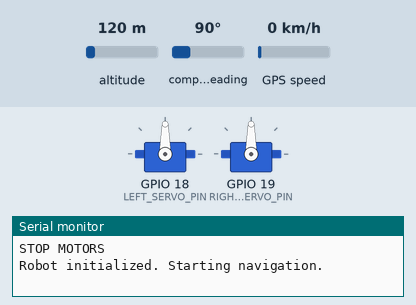
Bench run of a sketch on a simulated ESP32. On the bench: 2 × servo, the last lines printed to the serial monitor. The test bench sets the inputs (shaded band); at power-on: compass heading 90°, altitude 120 m, GPS speed 0 km/h. The GPS gets a fix after 3 s at 37.7749, -122.4194 with 8 satellites.

Above: at 1.2 s.
1.3 s: compass heading set to 72°
At 3.9 s:
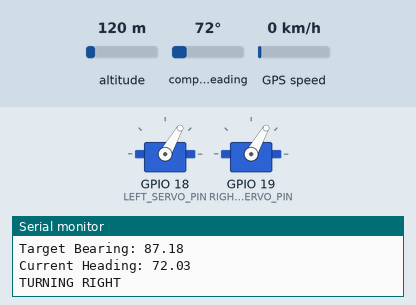
4.5 s: compass heading set to 90°
At 5.5 s:
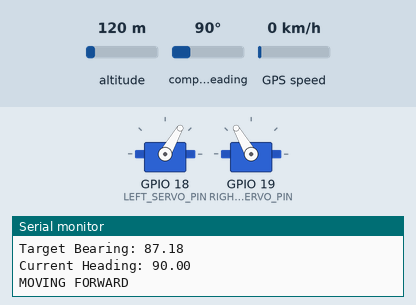
6.5 s: compass heading set to 104°
At 8.2 s:
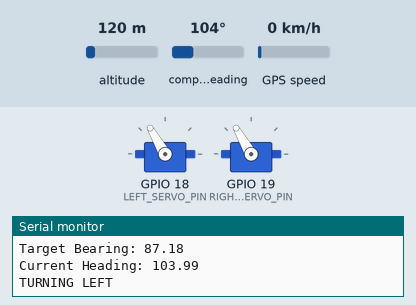
8.5 s: compass heading set to 7°
At 9.8 s:
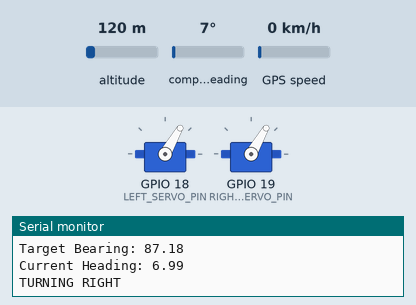
10.5 s: compass heading set to 180°
At 11.3 s:
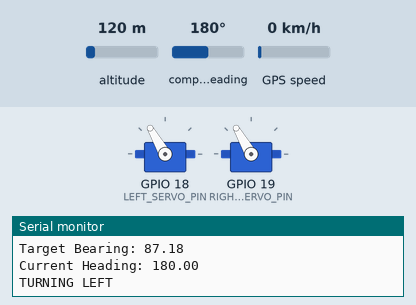
Timing chart, 0 to 13.5 s (numbered marks = the images above; inputs shaded):
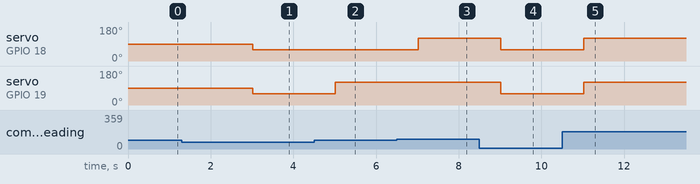

The sketch:

tbne_GPS_autopilot.ino
```cpp
// LIBRARIES ---------------------------------------------------------------------
#include <Wire.h>                                                                 // I2C library
#include <Adafruit_HMC5883_U.h>                                                   // Compass library
#include <TinyGPS++.h>                                                            // Neo6M GPS library
#include <SoftwareSerial.h>                                                       // UART library
#include <ESP32Servo.h>                                                           // Servo library
#include "macros.h"

// GPS and Compass ---------------------------------------------------------------
Adafruit_HMC5883_Unified compass = Adafruit_HMC5883_Unified(12345);               // I2C compass object init
TinyGPSPlus gps;                                                                  // GPS init
HardwareSerial gpsSerial(1);                                                      // GPS UART init

// Servo definitions -------------------------------------------------------------
Servo leftServo;
Servo rightServo;

// Checkpoints -------------------------------------------------------------------
const double checkpoints[][2] = {
    {43.527208, -5.632747},
    {43.526658, -5.631508},
    {43.525135, -5.632324},
    {43.525510, -5.630115},
    {43.527104, -5.630602},
    {43.527208, -5.632747}
};                                                                                // Only the "j" dimension is limited as coordinates are always two-size. However, the number of checkpoints can be modified

const int totalCheckpoints = sizeof(checkpoints) / sizeof(checkpoints[0]);        // Autoadjastable checkpoint number the first 'sizeof' is the total amount of elements while the second is always 16 bytes, as it is the amount of elements to define a coordinate
int currentCheckpoint = 0;                                                        // Checkpoint controller

// Function prototypes -----------------------------------------------------------
void controlMotion(uint8_t leftWheel, uint8_t rightWheel, const String& motionMessage);
double calculateBearing(double lat1, double lon1, double lat2, double lon2);
float distanceTo(double lat1, double lon1, double lat2, double lon2);

// ===============================================================================
// SETUP
// ===============================================================================
void setup() {
  // Initialize serial monitor ---------------------------------------------------
  if(SERIAL_ENABLE){
    Serial.begin(115200);
  }

  // Initialize GPS --------------------------------------------------------------
    SerialGPS.begin(GPS_BAUD_RATE, SERIAL_8N1, GPS_RX_PIN, GPS_TX_PIN);           // Inicializacion de la comunicacion por serial para el GPS

  // Initialize compass ----------------------------------------------------------
  Wire.begin(SDA_EXT, SCL_EXT);
  if (!compass.begin()) {
    Serial.println("Compass not detected!");
    while (1);
  }

  // Initialize servos -----------------------------------------------------------
  leftServo.attach(LEFT_SERVO_PIN);
  rightServo.attach(RIGHT_SERVO_PIN);
  controlMotion(90, 90, "STOP MOTORS");

  Serial.println("Robot initialized. Starting navigation.");
}
// SETUP END =====================================================================

// ===============================================================================
// LOOP
// ===============================================================================
void loop() {
  // Read GPS data
  while (SerialGPS.available() > 0) {
    gps.encode(SerialGPS.read());
  }

  // If valid GPS data is available
  if (gps.location.isUpdated()) {
    double currentLat = gps.location.lat();
    double currentLng = gps.location.lng();
    double targetLat = checkpoints[currentCheckpoint][0];
    double targetLng = checkpoints[currentCheckpoint][1];

    Serial.print("Current Location: ");
    Serial.print(currentLat, 6);
    Serial.print(", ");
    Serial.println(currentLng, 6);

    // Calculate bearing to target
    double targetBearing = calculateBearing(currentLat, currentLng, targetLat, targetLng);

    // Get current heading from compass
    sensors_event_t event;                                                        // "event" data structure defined in the compass library
    compass.getEvent(&event);                                                     // Reads data in micro Teslas from the compass and stores it in 'event'
    double currentHeading = atan2(event.magnetic.y, event.magnetic.x) * 180 / PI; // Computation of the heading angle in degrees between positive x-axis and the point (x, y) -> arctan(x / y) * (180 / pi)
    if(currentHeading < 0) currentHeading += 360;                                 // When the angle is negative (arctan returns values between [-180, 180]), just convert it to its equivalent in the range [0, 360]

    Serial.print("Target Bearing: ");
    Serial.println(targetBearing);                                                // Next checkpoint orientation angle
    Serial.print("Current Heading: ");
    Serial.println(currentHeading);                                               // Current orientation angle

    // Adjust direction ----------------------------------------------------------
    double bearingDifference = targetBearing - currentHeading;                    // Bearing difference is the substraction of the target orientation and the current one
    if(bearingDifference > 180) bearingDifference -= 360;                         // Bearings must be in the [-180, 180] degree range, so if it exceeds 180º, it must be replaced by its equivalent negative counterpart in the valid range
    if(bearingDifference < -180) bearingDifference += 360;                        // Same for those bearings exceeding -180

    if(abs(bearingDifference) > 10){                                              // If the bearing difference is significant (10 degrees or more in any orientation)
      if(bearingDifference > 0){                                                  // If the bearing difference is positive, turn to the opposite direction, RIGHT
        controlMotion(60, 60, "TURNING RIGHT");
      }else{                                                                      // Do the same if the difference is negative
        controlMotion(120, 120, "TURNING LEFT");
      }
    }else{                                                                        // If not, no correction is needed, so move towards the next checkpoint
      controlMotion(60, 120, "MOVING FORWARD");
    }

    // Check if close to the target checkpoint -----------------------------------
    if(distanceTo(currentLat, currentLng, targetLat, targetLng) < 5.0){           // If the robot is 5 meters or less close to the checkpoint, it is considered to be there
      Serial.println("Checkpoint reached.");
      controlMotion(90, 90, "STOP MOTORS");                                       // The robot stops for a second
      delay(1000);
      currentCheckpoint++;                                                        // The next checkpoint is loaded
      if(currentCheckpoint >= totalCheckpoints){                                  // If it is the last checkpoint
        Serial.println("All checkpoints completed. Stopping robot.");             // Stop forever
        while(1) controlMotion(90, 90, "STOP MOTORS");
      }
    }
  }
}
// LOOP END ======================================================================

// -------------------------------------------------------------------------------
// MOTOR MOTION FUNCTION
// -------------------------------------------------------------------------------
void controlMotion(uint8_t leftWheel, uint8_t rightWheel, const String& motionMessage){  // | leftServo.write | rightServo.write |  EFFECT   |
  leftServo.write(leftWheel);                                                            // |       60        |       120        |  FORWARD  |
  rightServo.write(rightWheel);                                                          // |      120        |       120        |   LEFT    |
  Serial.println(motionMessage);                                                         // |       60        |        60        |   RIGHT   |
}                                                                                        // |       90        |        90        |   STOP    |
// MOTOR MOTION FUNCTION END -----------------------------------------------------

// -------------------------------------------------------------------------------
// BEARING COMPUTATION
// -------------------------------------------------------------------------------
double calculateBearing(double lat1, double lon1, double lat2, double lon2){     // Calculate straight-line bearing
  lat1 = radians(lat1);
  lon1 = radians(lon1);
  lat2 = radians(lat2);
  lon2 = radians(lon2);

  double dLon = lon2 - lon1;                                                      // As bearing is an angle, this function works with latitude and longitude directly as they are angles too
  double dLat = lat2 - lat1;

  double bearing = atan2(dLon, dLat) * 180 / PI;                                  // Convert radians to degrees
  if(bearing < 0) bearing += 360;                                                 // Normalize to 0-360 degrees
  return bearing;
}
// BEARING COMPUTATION END -------------------------------------------------------

// -------------------------------------------------------------------------------
// DISTANCE TO THE NEXT CHECKPOINT COMPUTATION
// -------------------------------------------------------------------------------
float distanceTo(double lat1, double lon1, double lat2, double lon2){             // Calculate Euclidean distance
  lat1 = radians(lat1);
  lon1 = radians(lon1);
  lat2 = radians(lat2);
  lon2 = radians(lon2);

  double dLat = lat2 - lat1;
  double dLon = lon2 - lon1;

  const float METERS_PER_DEGREE_LON = METERS_PER_DEGREE_LAT * cos(lat1 * PI / 180);  // Adjust longitude distance based on latitude accounting for the Earth's curvature

  float dx = dLat * METERS_PER_DEGREE_LAT;                                        // Difference in latitude converted to meters
  float dy = dLon * METERS_PER_DEGREE_LON;                                        // Difference in longitude converted to meters

  return sqrt(dx * dx + dy * dy);                                                 // Pythagorean theorem
}
// DISTANCE TO THE NEXT CHECKPOINT COMPUTATION END -------------------------------
```

macros.h
```cpp
// MACROS ------------------------------------------------------------------------
// Serial monitor
#define SERIAL_ENABLE   1

// Servos
#define LEFT_SERVO_PIN  18
#define RIGHT_SERVO_PIN 19

// GPS
#define SerialGPS       Serial1                                                   // Se crea un nuevo puerto serie para el GPS (el predeterminado, 'Serial', se usa para el monitor serie)
#define GPS_RX_PIN      44                                                        // Pin RX del ESP32 al pin TX del GPS
#define GPS_TX_PIN      43                                                        // Pin TX del ESP32 al pin RX del GPS
#define GPS_BAUD_RATE   9600                                                      // Baudios para la comunicacion serie del GPS

// I2C
#define SDA_EXT         38
#define SCL_EXT         39

// Conversions
#define METERS_PER_DEGREE_LAT 111000                                              // Approximation of distance (meters per degree): 111,000 meters/degree latitude
```

Measured:
- the behaviour switches between 78 and 77° on compass heading (found by bisection; images 0 and 1)
- the behaviour switches between 97 and 98° on compass heading (found by bisection; images 2 and 3)
- after the input at 1.3 s, servo on GPIO 19 (RIGHT_SERVO_PIN): 90° → 60° after 1.7 s
- after the input at 4.5 s, servo on GPIO 19 (RIGHT_SERVO_PIN): 60° → 120° after 0.52 s
- after the input at 6.5 s, servo on GPIO 18 (LEFT_SERVO_PIN): 60° → 120° after 0.52 s
- after the input at 8.5 s, servo on GPIO 18 (LEFT_SERVO_PIN), servo on GPIO 19 (RIGHT_SERVO_PIN): 120° → 60° after 0.52 s
- after the input at 10.5 s, servo on GPIO 18 (LEFT_SERVO_PIN), servo on GPIO 19 (RIGHT_SERVO_PIN): 60° → 120° after 0.52 s
